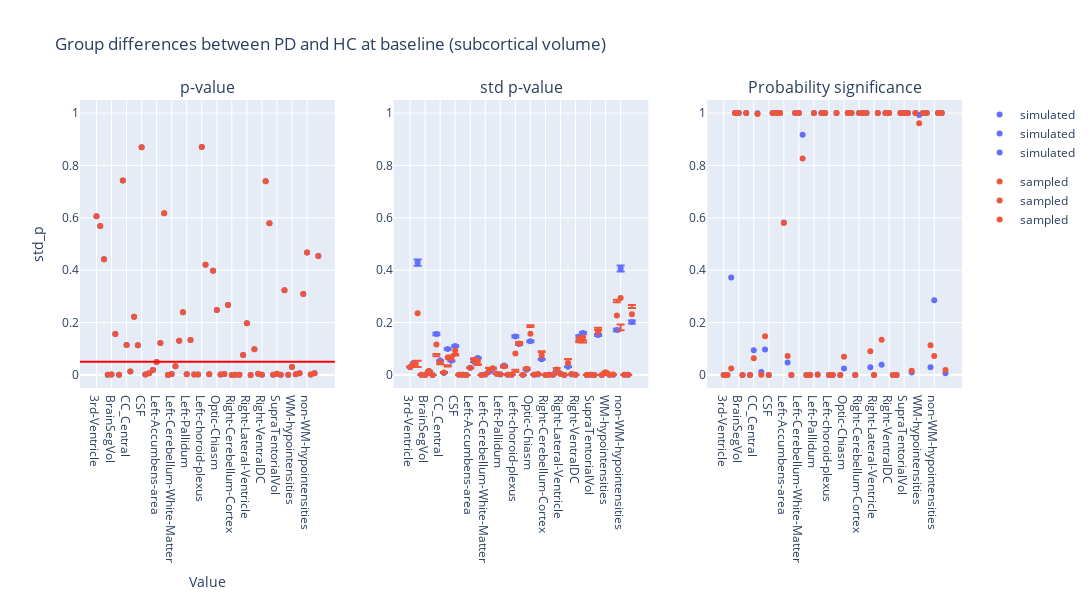

The notebook cell saved with this chart:
### Code cell
plot_dumbbell(
    ancova_baseline_subcortical_volume,
    "Group differences between PD and HC at baseline (subcortical volume)",
    "group"
)

### Figure 1 — Plotly figure (JSON) as saved in the notebook; plotly's stock layout.template omitted (floating-point values rounded to 4 significant figures)
{"data": [{"hovertemplate": "group=simulated<br>region=%{x}<br>p_value=%{y}<extra></extra>", "legendgroup": "simulated", "marker": {"color": "#636efa", "symbol": "circle"}, "mode": "markers", "name": "simulated", "orientation": "v", "showlegend": true, "type": "scatter", "x": ["3rd-Ventricle", "4th-Ventricle", "5th-Ventricle", "Brain-Stem", "BrainSegVol", "BrainSegVol-to-eTIV", "BrainSegVolNotVent", "CC_Anterior", "CC_Central", "CC_Mid_Anterior", "CC_Mid_Posterior", "CC_Posterior", "CSF", "CerebralWhiteMatterVol", "CortexVol", "EstimatedTotalIntraCranialVol", "Left-Accumbens-area", "Left-Amygdala", "Left-Caudate", "Left-Cerebellum-Cortex", "Left-Cerebellum-White-Matter", "Left-Hippocampus", "Left-Inf-Lat-Vent", "Left-Lateral-Ventricle", "Left-Pallidum", "Left-Putamen", "Left-Thalamus", "Left-VentralDC", "Left-choroid-plexus", "Left-vessel", "MaskVol", "MaskVol-to-eTIV", "Optic-Chiasm", "Right-Accumbens-area", "Right-Amygdala", "Right-Caudate", "Right-Cerebellum-Cortex", "Right-Cerebellum-White-Matter", "Right-Hippocampus", "Right-Inf-Lat-Vent", "Right-Lateral-Ventricle", "Right-Pallidum", "Right-Putamen", "Right-Thalamus", "Right-VentralDC", "Right-choroid-plexus", "Right-vessel", "SubCortGrayVol", "SupraTentorialVol", "SupraTentorialVolNotVent", "SurfaceHoles", "TotalGrayVol", "WM-hypointensities", "lhCerebralWhiteMatterVol", "lhCortexVol", "lhSurfaceHoles", "non-WM-hypointensities", "rhCerebralWhiteMatterVol", "rhCortexVol", "rhSurfaceHoles"], "xaxis": "x", "y": [0.606, 0.5691, 0.4419, 0.0005499, 0.001109, 0.1562, 0.0002605, 0.7429, 0.1147, 0.01279, 0.2223, 0.1135, 0.8694, 0.001983, 0.006245, 0.01913, 0.04927, 0.122, 0.6173, 0.0001013, 0.003078, 0.03314, 0.1303, 0.2389, 0.002425, 0.1329, 0.001328, 0.001588, 0.8701, 0.421, 0.002178, 0.3978, 0.2479, 0.001922, 0.003843, 0.2673, 0.0001175, 0.0003864, 0.0006857, 0.07614, 0.1969, 4.898e-05, 0.09793, 0.004889, 0.0003491, 0.7398, 0.5788, 0.00052, 0.003961, 0.001015, 0.3234, 0.0005819, 0.03052, 0.002179, 0.006717, 0.3089, 0.4674, 0.00193, 0.006153, 0.4537], "yaxis": "y"}, {"hovertemplate": "group=sampled<br>region=%{x}<br>p_value=%{y}<extra></extra>", "legendgroup": "sampled", "marker": {"color": "#EF553B", "symbol": "circle"}, "mode": "markers", "name": "sampled", "orientation": "v", "showlegend": true, "type": "scatter", "x": ["3rd-Ventricle", "4th-Ventricle", "5th-Ventricle", "Brain-Stem", "BrainSegVol", "BrainSegVol-to-eTIV", "BrainSegVolNotVent", "CC_Anterior", "CC_Central", "CC_Mid_Anterior", "CC_Mid_Posterior", "CC_Posterior", "CSF", "CerebralWhiteMatterVol", "CortexVol", "EstimatedTotalIntraCranialVol", "Left-Accumbens-area", "Left-Amygdala", "Left-Caudate", "Left-Cerebellum-Cortex", "Left-Cerebellum-White-Matter", "Left-Hippocampus", "Left-Inf-Lat-Vent", "Left-Lateral-Ventricle", "Left-Pallidum", "Left-Putamen", "Left-Thalamus", "Left-VentralDC", "Left-choroid-plexus", "Left-vessel", "MaskVol", "MaskVol-to-eTIV", "Optic-Chiasm", "Right-Accumbens-area", "Right-Amygdala", "Right-Caudate", "Right-Cerebellum-Cortex", "Right-Cerebellum-White-Matter", "Right-Hippocampus", "Right-Inf-Lat-Vent", "Right-Lateral-Ventricle", "Right-Pallidum", "Right-Putamen", "Right-Thalamus", "Right-VentralDC", "Right-choroid-plexus", "Right-vessel", "SubCortGrayVol", "SupraTentorialVol", "SupraTentorialVolNotVent", "SurfaceHoles", "TotalGrayVol", "WM-hypointensities", "lhCerebralWhiteMatterVol", "lhCortexVol", "lhSurfaceHoles", "non-WM-hypointensities", "rhCerebralWhiteMatterVol", "rhCortexVol", "rhSurfaceHoles"], "xaxis": "x", "y": [0.606, 0.5691, 0.4419, 0.0005499, 0.001109, 0.1562, 0.0002605, 0.7429, 0.1147, 0.01279, 0.2223, 0.1135, 0.8694, 0.001983, 0.006245, 0.01913, 0.04927, 0.122, 0.6173, 0.0001013, 0.003078, 0.03314, 0.1303, 0.2389, 0.002425, 0.1329, 0.001328, 0.001588, 0.8701, 0.421, 0.002178, 0.3978, 0.2479, 0.001922, 0.003843, 0.2673, 0.0001175, 0.0003864, 0.0006857, 0.07614, 0.1969, 4.898e-05, 0.09793, 0.004889, 0.0003491, 0.7398, 0.5788, 0.00052, 0.003961, 0.001015, 0.3234, 0.0005819, 0.03052, 0.002179, 0.006717, 0.3089, 0.4674, 0.00193, 0.006153, 0.4537], "yaxis": "y"}, {"error_y": {"array": [0.0008097, 0.001269, 0.01169, 4.176e-06, 2.469e-06, 0.00041, 6.602e-07, 0.004258, 0.001488, 0.0001914, 0.002689, 0.001469, 0.002999, 5.924e-06, 1.369e-05, 9.247e-07, 0.000756, 0.001369, 0.001756, 5.824e-07, 3.957e-05, 0.0003122, 0.0006393, 0.0001119, 3.381e-05, 0.0009799, 1.56e-05, 1.826e-05, 0.004007, 0.003213, 2.994e-06, 0.0005334, 0.003492, 2.841e-05, 4.922e-05, 0.001634, 7.506e-07, 6.388e-06, 7.196e-06, 0.0004124, 0.0001097, 6.747e-07, 0.0008421, 5.101e-05, 4.219e-06, 0.004006, 0.004354, 3.193e-06, 8.517e-06, 2.532e-06, 0.004154, 1.315e-06, 0.0001901, 8.158e-06, 2.088e-05, 0.004669, 0.01107, 7.669e-06, 1.739e-05, 0.005515], "arrayminus": [0.0008328, 0.001305, 0.01203, 4.295e-06, 2.539e-06, 0.0004217, 6.791e-07, 0.004379, 0.00153, 0.0001969, 0.002766, 0.001511, 0.003084, 6.092e-06, 1.408e-05, 9.51e-07, 0.0007775, 0.001408, 0.001806, 5.99e-07, 4.069e-05, 0.0003211, 0.0006575, 0.0001151, 3.477e-05, 0.001008, 1.604e-05, 1.878e-05, 0.004122, 0.003304, 3.079e-06, 0.0005486, 0.003591, 2.922e-05, 5.062e-05, 0.001681, 7.72e-07, 6.571e-06, 7.401e-06, 0.0004242, 0.0001129, 6.94e-07, 0.0008661, 5.246e-05, 4.339e-06, 0.00412, 0.004478, 3.284e-06, 8.76e-06, 2.604e-06, 0.004272, 1.352e-06, 0.0001955, 8.39e-06, 2.148e-05, 0.004802, 0.01139, 7.888e-06, 1.789e-05, 0.005673]}, "hovertemplate": "group=simulated<br>region=%{x}<br>std_p=%{y}<extra></extra>", "legendgroup": "simulated", "marker": {"color": "#636efa", "symbol": "circle"}, "mode": "markers", "name": "simulated", "orientation": "v", "showlegend": true, "type": "scatter", "x": ["3rd-Ventricle", "4th-Ventricle", "5th-Ventricle", "Brain-Stem", "BrainSegVol", "BrainSegVol-to-eTIV", "BrainSegVolNotVent", "CC_Anterior", "CC_Central", "CC_Mid_Anterior", "CC_Mid_Posterior", "CC_Posterior", "CSF", "CerebralWhiteMatterVol", "CortexVol", "EstimatedTotalIntraCranialVol", "Left-Accumbens-area", "Left-Amygdala", "Left-Caudate", "Left-Cerebellum-Cortex", "Left-Cerebellum-White-Matter", "Left-Hippocampus", "Left-Inf-Lat-Vent", "Left-Lateral-Ventricle", "Left-Pallidum", "Left-Putamen", "Left-Thalamus", "Left-VentralDC", "Left-choroid-plexus", "Left-vessel", "MaskVol", "MaskVol-to-eTIV", "Optic-Chiasm", "Right-Accumbens-area", "Right-Amygdala", "Right-Caudate", "Right-Cerebellum-Cortex", "Right-Cerebellum-White-Matter", "Right-Hippocampus", "Right-Inf-Lat-Vent", "Right-Lateral-Ventricle", "Right-Pallidum", "Right-Putamen", "Right-Thalamus", "Right-VentralDC", "Right-choroid-plexus", "Right-vessel", "SubCortGrayVol", "SupraTentorialVol", "SupraTentorialVolNotVent", "SurfaceHoles", "TotalGrayVol", "WM-hypointensities", "lhCerebralWhiteMatterVol", "lhCortexVol", "lhSurfaceHoles", "non-WM-hypointensities", "rhCerebralWhiteMatterVol", "rhCortexVol", "rhSurfaceHoles"], "xaxis": "x2", "y": [0.02972, 0.04657, 0.4292, 0.0001533, 9.062e-05, 0.01505, 2.424e-05, 0.1563, 0.05461, 0.007027, 0.09872, 0.05394, 0.1101, 0.0002174, 0.0005026, 3.394e-05, 0.02775, 0.05027, 0.06445, 2.138e-05, 0.001452, 0.01146, 0.02347, 0.004109, 0.001241, 0.03597, 0.0005725, 0.0006704, 0.1471, 0.1179, 0.0001099, 0.01958, 0.1282, 0.001043, 0.001807, 0.05998, 2.755e-05, 0.0002345, 0.0002642, 0.01514, 0.004028, 2.477e-05, 0.03091, 0.001873, 0.0001549, 0.1471, 0.1598, 0.0001172, 0.0003126, 9.296e-05, 0.1525, 4.827e-05, 0.006977, 0.0002995, 0.0007666, 0.1714, 0.4065, 0.0002815, 0.0006384, 0.2025], "yaxis": "y2"}, {"error_y": {"array": [0.001248, -0.001537, -0.1819, 1.168e-05, 2.206e-05, 0.0001615, 6.007e-06, -0.03586, -0.004692, 0.002321, -0.02933, 0.01088, -0.01355, 3.944e-05, 0.0001725, 6.824e-06, 0.0002121, 0.007356, -0.0108, 1.208e-05, 0.0005514, 0.008056, 0.002263, -1.472e-05, 0.001027, -0.002244, 0.0003957, 0.0003678, -0.06173, 0.005435, 7.66e-05, 0.004106, 0.03271, 0.000652, 0.00127, 0.01599, 5.867e-06, 9.655e-05, 0.0001358, 0.005948, 0.0004271, 3.779e-05, 0.01558, 0.001265, 4.485e-05, -0.005329, -0.01135, 1.205e-05, 9.013e-05, 2.739e-05, 0.01599, 2.088e-05, 0.003101, 0.0001129, 0.0003756, 0.06015, -0.1013, 0.0001286, 9.58e-05, 0.03491], "arrayminus": [0.0003945, 0.00411, 0.2056, -3.208e-06, -1.705e-05, 0.0006702, -4.668e-06, 0.04449, 0.007709, -0.001933, 0.03479, -0.007903, 0.01963, -2.742e-05, -0.0001447, -4.949e-06, 0.001321, -0.004578, 0.01436, -1.09e-05, -0.0004711, -0.007423, -0.0009664, 0.0002418, -0.0009589, 0.004232, -0.0003641, -0.0003307, 0.06986, 0.001082, -7.053e-05, -0.003024, -0.02562, -0.0005944, -0.00117, -0.01268, -4.344e-06, -8.359e-05, -0.0001212, -0.005111, -0.0002045, -3.642e-05, -0.01387, -0.001162, -3.629e-05, 0.01346, 0.02018, -5.571e-06, -7.285e-05, -2.225e-05, -0.007565, -1.822e-05, -0.002716, -9.637e-05, -0.0003332, -0.05068, 0.1238, -0.000113, -6.052e-05, -0.02373]}, "hovertemplate": "group=sampled<br>region=%{x}<br>std_p=%{y}<extra></extra>", "legendgroup": "sampled", "marker": {"color": "#EF553B", "symbol": "circle"}, "mode": "markers", "name": "sampled", "orientation": "v", "showlegend": true, "type": "scatter", "x": ["3rd-Ventricle", "4th-Ventricle", "5th-Ventricle", "Brain-Stem", "BrainSegVol", "BrainSegVol-to-eTIV", "BrainSegVolNotVent", "CC_Anterior", "CC_Central", "CC_Mid_Anterior", "CC_Mid_Posterior", "CC_Posterior", "CSF", "CerebralWhiteMatterVol", "CortexVol", "EstimatedTotalIntraCranialVol", "Left-Accumbens-area", "Left-Amygdala", "Left-Caudate", "Left-Cerebellum-Cortex", "Left-Cerebellum-White-Matter", "Left-Hippocampus", "Left-Inf-Lat-Vent", "Left-Lateral-Ventricle", "Left-Pallidum", "Left-Putamen", "Left-Thalamus", "Left-VentralDC", "Left-choroid-plexus", "Left-vessel", "MaskVol", "MaskVol-to-eTIV", "Optic-Chiasm", "Right-Accumbens-area", "Right-Amygdala", "Right-Caudate", "Right-Cerebellum-Cortex", "Right-Cerebellum-White-Matter", "Right-Hippocampus", "Right-Inf-Lat-Vent", "Right-Lateral-Ventricle", "Right-Pallidum", "Right-Putamen", "Right-Thalamus", "Right-VentralDC", "Right-choroid-plexus", "Right-vessel", "SubCortGrayVol", "SupraTentorialVol", "SupraTentorialVolNotVent", "SurfaceHoles", "TotalGrayVol", "WM-hypointensities", "lhCerebralWhiteMatterVol", "lhCortexVol", "lhSurfaceHoles", "non-WM-hypointensities", "rhCerebralWhiteMatterVol", "rhCortexVol", "rhSurfaceHoles"], "xaxis": "x2", "y": [0.03016, 0.04376, 0.2356, 0.0001608, 0.0001102, 0.0148, 2.958e-05, 0.1162, 0.04843, 0.009157, 0.0667, 0.06335, 0.09354, 0.000251, 0.0006614, 3.984e-05, 0.02721, 0.05625, 0.0519, 3.287e-05, 0.001964, 0.0192, 0.02509, 0.003982, 0.002235, 0.03275, 0.0009527, 0.00102, 0.08137, 0.1202, 0.0001835, 0.02315, 0.1574, 0.001667, 0.003028, 0.07434, 3.267e-05, 0.0003247, 0.0003928, 0.02067, 0.004345, 6.188e-05, 0.04565, 0.003087, 0.0001955, 0.1377, 0.1441, 0.0001261, 0.0003943, 0.0001178, 0.1643, 6.784e-05, 0.009888, 0.0004042, 0.001121, 0.2269, 0.2942, 0.0004025, 0.0007168, 0.2319], "yaxis": "y2"}, {"hovertemplate": "group=simulated<br>region=%{x}<br>psig=%{y}<extra></extra>", "legendgroup": "simulated", "marker": {"color": "#636efa", "symbol": "circle"}, "mode": "markers", "name": "simulated", "orientation": "v", "showlegend": true, "type": "scatter", "x": ["3rd-Ventricle", "4th-Ventricle", "5th-Ventricle", "Brain-Stem", "BrainSegVol", "BrainSegVol-to-eTIV", "BrainSegVolNotVent", "CC_Anterior", "CC_Central", "CC_Mid_Anterior", "CC_Mid_Posterior", "CC_Posterior", "CSF", "CerebralWhiteMatterVol", "CortexVol", "EstimatedTotalIntraCranialVol", "Left-Accumbens-area", "Left-Amygdala", "Left-Caudate", "Left-Cerebellum-Cortex", "Left-Cerebellum-White-Matter", "Left-Hippocampus", "Left-Inf-Lat-Vent", "Left-Lateral-Ventricle", "Left-Pallidum", "Left-Putamen", "Left-Thalamus", "Left-VentralDC", "Left-choroid-plexus", "Left-vessel", "MaskVol", "MaskVol-to-eTIV", "Optic-Chiasm", "Right-Accumbens-area", "Right-Amygdala", "Right-Caudate", "Right-Cerebellum-Cortex", "Right-Cerebellum-White-Matter", "Right-Hippocampus", "Right-Inf-Lat-Vent", "Right-Lateral-Ventricle", "Right-Pallidum", "Right-Putamen", "Right-Thalamus", "Right-VentralDC", "Right-choroid-plexus", "Right-vessel", "SubCortGrayVol", "SupraTentorialVol", "SupraTentorialVolNotVent", "SurfaceHoles", "TotalGrayVol", "WM-hypointensities", "lhCerebralWhiteMatterVol", "lhCortexVol", "lhSurfaceHoles", "non-WM-hypointensities", "rhCerebralWhiteMatterVol", "rhCortexVol", "rhSurfaceHoles"], "xaxis": "x3", "y": [1.215e-138, 5.816e-53, 0.3719, 1.0, 1.0, 1.323e-21, 1.0, 1.037e-06, 0.09445, 0.9996, 0.01132, 0.09669, 4.299e-10, 1.0, 1.0, 1.0, 0.5819, 0.04713, 2.87e-31, 1.0, 1.0, 0.9174, 6.133e-06, 0.0, 1.0, 0.001855, 1.0, 1.0, 5.606e-06, 5.259e-06, 1.0, 1.857e-151, 0.02464, 1.0, 1.0, 1.138e-07, 1.0, 1.0, 1.0, 0.02936, 0.0, 1.0, 0.03861, 1.0, 1.0, 1.775e-07, 1.251e-05, 1.0, 1.0, 1.0, 0.00929, 1.0, 0.9926, 1.0, 1.0, 0.02966, 0.2852, 1.0, 1.0, 0.005913], "yaxis": "y3"}, {"hovertemplate": "group=sampled<br>region=%{x}<br>psig=%{y}<extra></extra>", "legendgroup": "sampled", "marker": {"color": "#EF553B", "symbol": "circle"}, "mode": "markers", "name": "sampled", "orientation": "v", "showlegend": true, "type": "scatter", "x": ["3rd-Ventricle", "4th-Ventricle", "5th-Ventricle", "Brain-Stem", "BrainSegVol", "BrainSegVol-to-eTIV", "BrainSegVolNotVent", "CC_Anterior", "CC_Central", "CC_Mid_Anterior", "CC_Mid_Posterior", "CC_Posterior", "CSF", "CerebralWhiteMatterVol", "CortexVol", "EstimatedTotalIntraCranialVol", "Left-Accumbens-area", "Left-Amygdala", "Left-Caudate", "Left-Cerebellum-Cortex", "Left-Cerebellum-White-Matter", "Left-Hippocampus", "Left-Inf-Lat-Vent", "Left-Lateral-Ventricle", "Left-Pallidum", "Left-Putamen", "Left-Thalamus", "Left-VentralDC", "Left-choroid-plexus", "Left-vessel", "MaskVol", "MaskVol-to-eTIV", "Optic-Chiasm", "Right-Accumbens-area", "Right-Amygdala", "Right-Caudate", "Right-Cerebellum-Cortex", "Right-Cerebellum-White-Matter", "Right-Hippocampus", "Right-Inf-Lat-Vent", "Right-Lateral-Ventricle", "Right-Pallidum", "Right-Putamen", "Right-Thalamus", "Right-VentralDC", "Right-choroid-plexus", "Right-vessel", "SubCortGrayVol", "SupraTentorialVol", "SupraTentorialVolNotVent", "SurfaceHoles", "TotalGrayVol", "WM-hypointensities", "lhCerebralWhiteMatterVol", "lhCortexVol", "lhSurfaceHoles", "non-WM-hypointensities", "rhCerebralWhiteMatterVol", "rhCortexVol", "rhSurfaceHoles"], "xaxis": "x3", "y": [1.087e-134, 9.045e-60, 0.02431, 1.0, 1.0, 2.811e-22, 1.0, 1.988e-11, 0.06357, 0.9963, 0.0001909, 0.1473, 1.205e-13, 1.0, 1.0, 1.0, 0.5807, 0.07229, 1.755e-47, 1.0, 1.0, 0.827, 2.248e-05, 0.0, 1.0, 0.0006695, 1.0, 1.0, 1.122e-17, 7.929e-06, 1.0, 7.349e-109, 0.06921, 1.0, 1.0, 1.872e-05, 1.0, 1.0, 1.0, 0.08993, 0.0, 1.0, 0.1347, 1.0, 1.0, 2.104e-08, 1.066e-06, 1.0, 1.0, 1.0, 0.01628, 1.0, 0.9614, 1.0, 1.0, 0.113, 0.0722, 1.0, 1.0, 0.01853], "yaxis": "y3"}], "layout": {"annotations": [{"font": {"size": 16}, "showarrow": false, "text": "p-value", "x": 0.1444, "xanchor": "center", "xref": "paper", "y": 1, "yanchor": "bottom", "yref": "paper"}, {"font": {"size": 16}, "showarrow": false, "text": "std p-value", "x": 0.5, "xanchor": "center", "xref": "paper", "y": 1, "yanchor": "bottom", "yref": "paper"}, {"font": {"size": 16}, "showarrow": false, "text": "Probability significance", "x": 0.8556, "xanchor": "center", "xref": "paper", "y": 1, "yanchor": "bottom", "yref": "paper"}], "height": 600, "hovermode": "closest", "shapes": [{"line": {"color": "red", "width": 2}, "type": "line", "x0": 0, "x1": 1, "xref": "x domain", "y0": 0.05, "y1": 0.05, "yref": "y"}], "title": {"text": "Group differences between PD and HC at baseline (subcortical volume)"}, "width": 1400, "xaxis": {"anchor": "y", "domain": [0, 0.2889], "title": {"text": "Value"}}, "xaxis2": {"anchor": "y2", "domain": [0.3556, 0.6444]}, "xaxis3": {"anchor": "y3", "domain": [0.7111, 1]}, "yaxis": {"anchor": "x", "domain": [0, 1], "range": [-0.05, 1.05], "title": {"text": "std_p"}}, "yaxis2": {"anchor": "x2", "domain": [0, 1], "range": [-0.05, 1.05]}, "yaxis3": {"anchor": "x3", "domain": [0, 1], "range": [-0.05, 1.05]}}}
